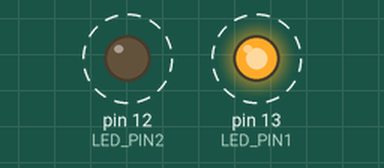
Recording of a sketch running on a simulated Arduino Uno, built with avr-gcc and run on an emulated ATmega328P. On the bench: output pins drawn as LEDs (lit = HIGH). Dashed ring = blinking.

Above: at 0.2 s.
Timing chart, 0 to 3.0 s (numbered marks = the images above):
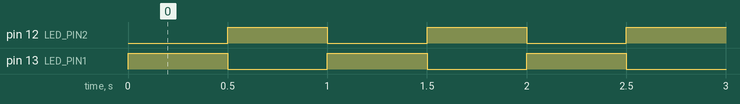

Measured:
- by itself, pin 12 (LED_PIN2), pin 13 (LED_PIN1): alternates HIGH for 0.50 s and LOW for 0.50 s

The sketch:

WK11.ino
```cpp
int LED_PIN1 = 13;
int LED_PIN2 = 12;
// the setup function runs once when you press reset or power the board
void setup() {
  // initialize digital pin LED_BUILTIN as an output.
  pinMode(LED_PIN1, OUTPUT);
  pinMode(LED_PIN2, OUTPUT);
}

// the loop function runs over and over again forever
void loop() {
  digitalWrite(LED_PIN1,HIGH);
  digitalWrite(LED_PIN2,LOW);
  delay(500);               // wait for a second
  digitalWrite(LED_PIN1,LOW);
  digitalWrite(LED_PIN2,HIGH);
  delay(500);                       // wait for a second
}
```
